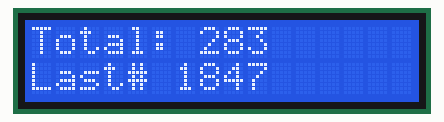
Recording of a sketch running on a simulated Arduino Uno, built with avr-gcc and run on an emulated ATmega328P. Shown: 16×2 character LCD.

Above: at 5.45 s.
At 6.01 s:
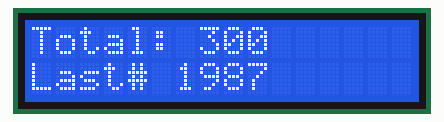
At 23.08 s:
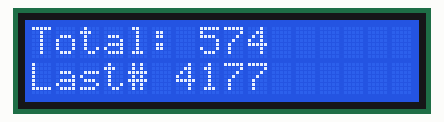
At 27.33 s:
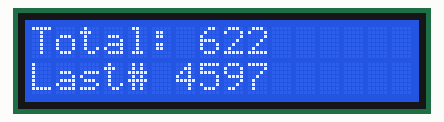
At 31.57 s:
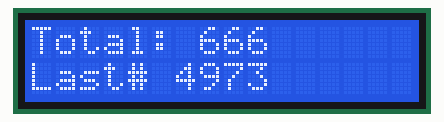
At 39.92 s:
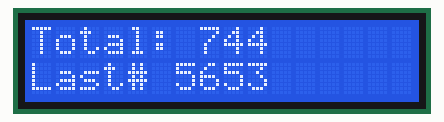

The sketch:

PrimeCalc.ino
```cpp
#include <LiquidCrystal.h>
LiquidCrystal lcd(12, 11, 5, 4, 3, 2);

unsigned long start = 3;
unsigned long finish = 4294967295;
unsigned long primes = 1; //skips 2

unsigned long n = start;

void setup() {
  Serial.begin(9600);
  lcd.begin(16, 2);
  lcd.setCursor(0,0);
  lcd.print("Total: ");
  lcd.setCursor(0,1);
  lcd.print("Last# ");
}

void writeDisplay(unsigned long value, unsigned long primeCount) {
  lcd.setCursor(7,0);
  lcd.print(primeCount);

  lcd.setCursor(6,1);
  lcd.print(value);

  return;
}

void loop() {
  while(n < finish){
    for(unsigned long i = 2;
        i <= n/2+1;
        i++) {
      if(n % i == 0) {
        break;
      }
      else if(i >= n/2) {
        primes++;
        writeDisplay(n, primes);
        break;
      }
    }
    n++;
  }

  //watchdog timer feeder
  while(true){
    char timer = 0;
    for(char i; i <= 5; i++){
      timer++;
      delay(100);
    }
    delay(1000);
  }
}
```
